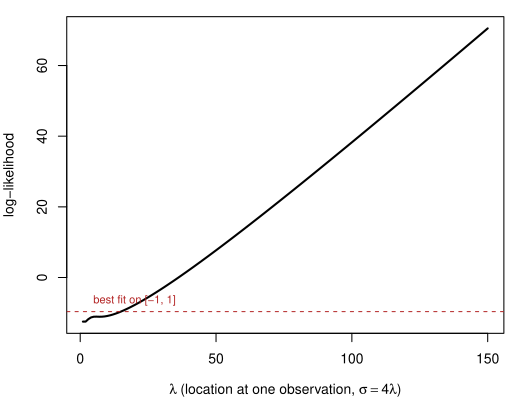

This chart was generated by the following R code:
# Entry 4: Tukey lambda, likelihood unbounded as lambda -> infinity.
# Put the location at one observation and sigma = lambda * A, A exceeding
# every other distance to it: log L = k*lambda*log(2) - n*log(lambda) + O(1)
# (k = multiplicity there, here k = 1 suffices). Sample and check values
# from dev/research/evaluations/2026-10-29-tlambda-report.md ("Checked numerically").
source("dev/research/failure-gallery/common.R")

x <- c(-2, -1, 0, 0.3, 1, 3)
n <- length(x)
mu <- 0
A <- 4

Qinv <- function(target, sigma, lambda) {
  Q <- function(u) mu + sigma * (u^lambda - (1 - u)^lambda) / lambda
  uniroot(function(u) Q(u) - target, lower = 1e-14, upper = 1 - 1e-14,
          tol = 1e-13)$root
}

loglik_path <- function(lambda) {
  sigma <- A * lambda
  u <- sapply(x, Qinv, sigma = sigma, lambda = lambda)
  dens <- 1 / (sigma * (u^(lambda - 1) + (1 - u)^(lambda - 1)))
  sum(log(dens))
}

chk <- sapply(c(2, 40, 80), loglik_path)
cat("Check against the report (-12.4766, 2.07364, 25.7199):\n")
print(round(chk, 4))

rep1 <- try_report(mltlambda(x))
cat("mltlambda(x) (restricted to the principal branch [-1, 1]):\n")
if (rep1$ok) print(rep1$value) else cat("  error: ", rep1$value, "\n", sep = "")
restricted_loglik <- if (rep1$ok) ll(rep1$value) else NA

lambdas <- seq(1, 150, length.out = 150)
curve <- sapply(lambdas, loglik_path)

open_pdf("fig04-tlambda.pdf", width = 5.2, height = 4)
par(mar = c(4, 4, 1, 1))
plot(lambdas, curve, type = "l", lwd = 2,
     xlab = expression(lambda ~ "(location at one observation, " * sigma == 4*lambda * ")"),
     ylab = "log-likelihood")
if (!is.na(restricted_loglik)) {
  abline(h = restricted_loglik, lty = 2, col = "firebrick")
  text(20, restricted_loglik, "best fit on [-1, 1]", pos = 3, col = "firebrick", cex = 0.8)
}
dev.off()
cat("wrote", file.path(fig_dir, "fig04-tlambda.pdf"), "\n")
